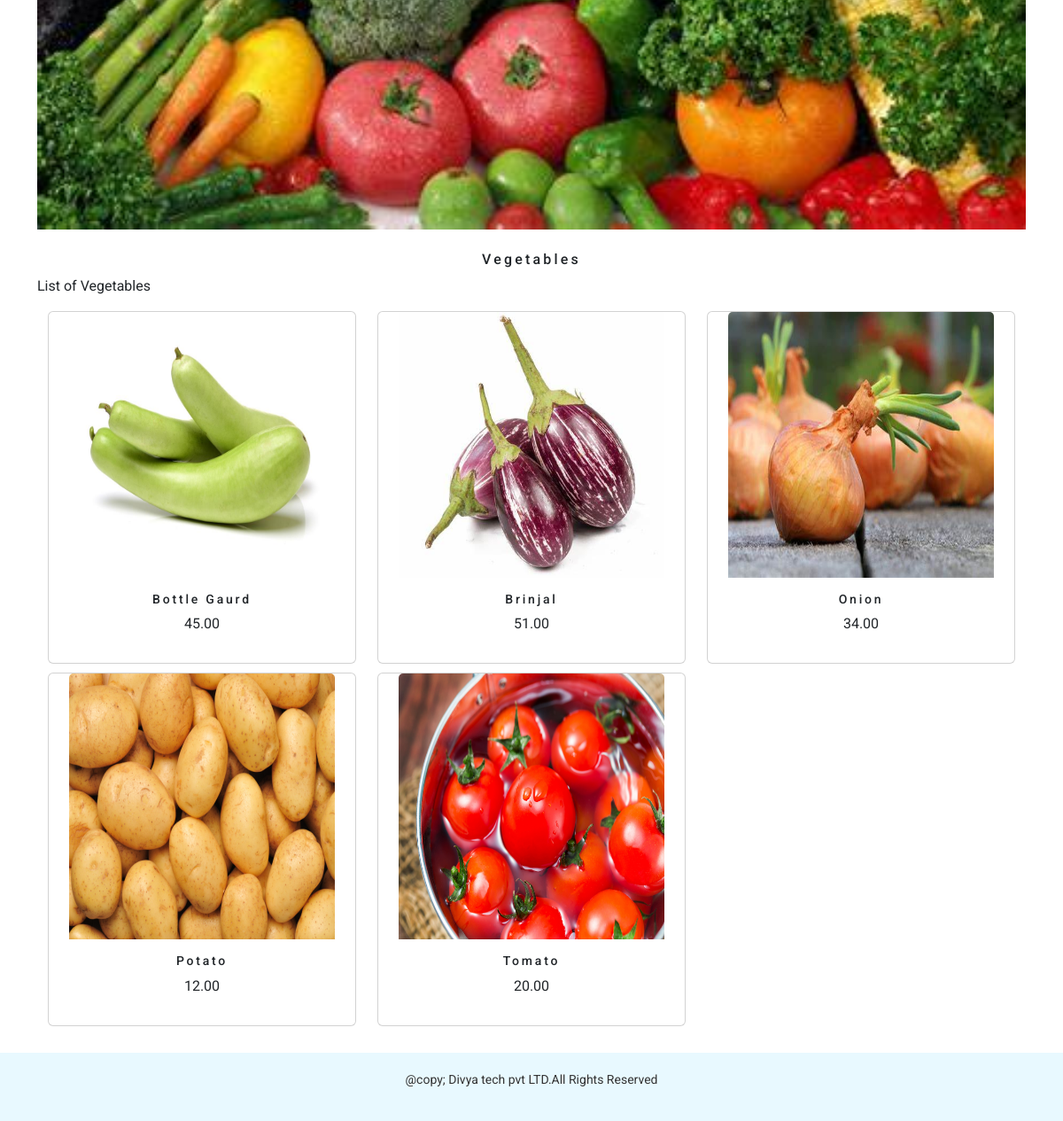
Page /shop/vegetables/ (lower part) on the earlier database version.
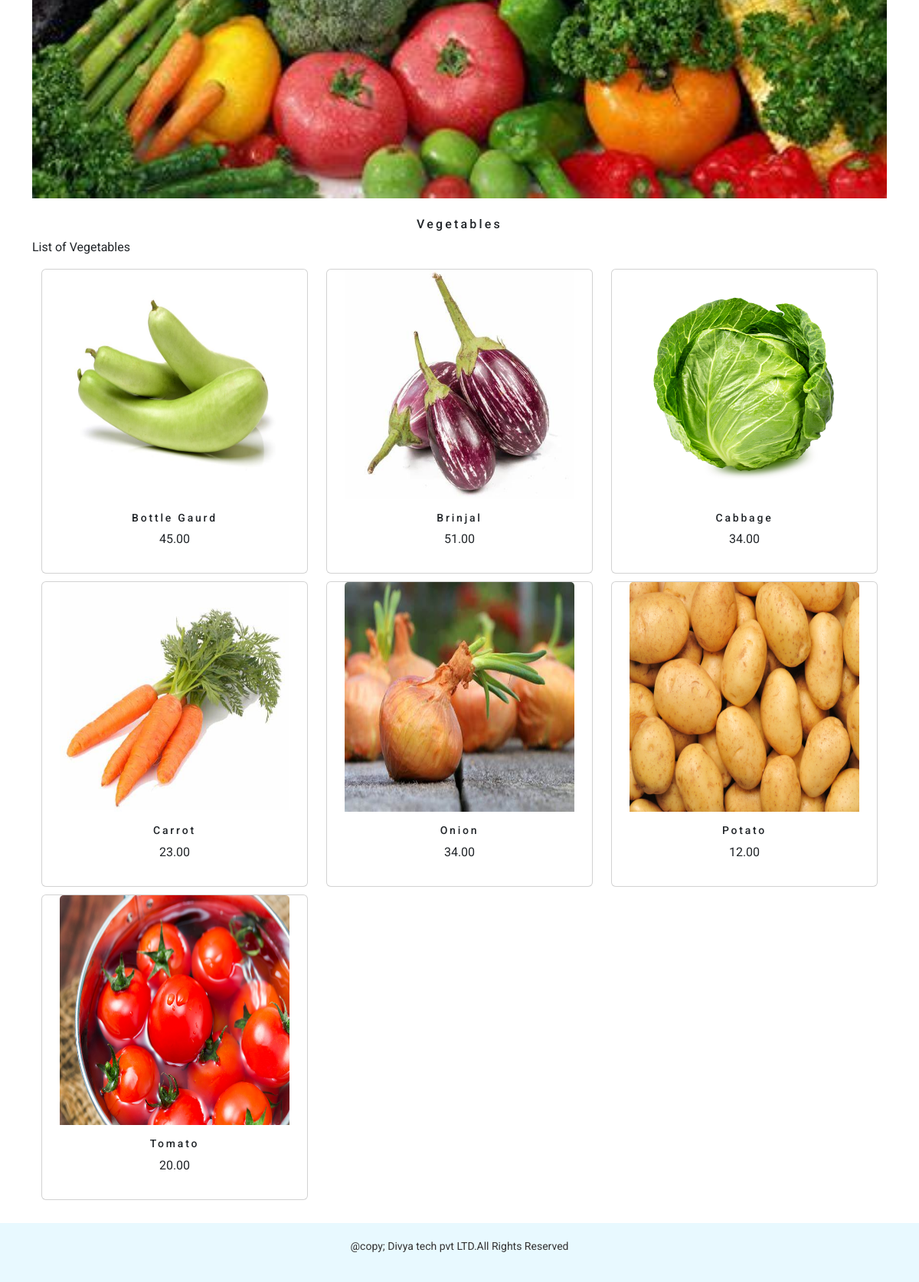
Same page on the later database version.
### eshop/models.py (models this page shows, shortened)
class Product(models.Model):
    name = models.CharField(max_length=250, unique=True)
    slug = models.SlugField(max_length=250, unique=True)
    description = models.TextField(blank=True)
    price = models.DecimalField(max_digits=10, decimal_places=2)
    category = models.ForeignKey(Category, on_delete=models.CASCADE)
    image = models.ImageField(upload_to="product", blank=True)
    stock = models.IntegerField()
    available = models.BooleanField(default=True)
    created = models.DateTimeField(auto_now_add=True)
    updated = models.DateTimeField(auto_now=True)
    def get_url(self):
        return  reverse('eshop:prodCatdetail',args=[self.category.slug,self.slug])
    class Meta:
        ordering = ('name',)
        verbose_name = 'product'
        verbose_name_plural = 'products'

### eshop/views.py (the view, shortened to what this page needs)
# urls.py: path('', views.allProdCat, name='allProdCat'),
def allProdCat(request, c_slug=None):
    global products
    c_page = None
    products_list = None
    if c_slug != None:
        c_page = get_object_or_404(Category, slug=c_slug)
        products_list = Product.objects.all().filter(category=c_page, available=True)
        products = products_list
    return render(request, 'category.html', {'category': c_page, 'products': products, })

### cart/context_processors.py (called while the page is built)
def counter(request):
    item_count=0
    if 'admin' in request.path:
        return {}
    else:
        try:
            cart=Cart.objects.filter(cart_id=_cart_id(request))
            cart_items=CartItem.objects.all().filter(cart=cart[:1])
            for cart_item in cart_items:
                item_count += cart_item.quantity
        except Cart.DoesNotExist:
            item_count=0
    return dict(item_count=item_count)

### cart/views.py (called while the page is built)
def _cart_id(request):
    cart=request.session.session_key
    if not cart:
        cart=request.session.create()
    return cart

### eshop/context_processors.py (called while the page is built)
def menu_links(request):
    links = Category.objects.all()
    return dict(links=links)

### eshop/models.py (called while the page is built)
    def get_url(self):
        return reverse('eshop:products_by_category', args={self.slug})

### templates/category.html (shortened to what this page needs)
{% extends 'base.html' %}
{% load static %}
{% block content %}
    {% if category %}
    <div class="mx_auto">
        <img class="category_img" src="{{category.image.url}}" alt="{{category.name}}">
    </div>
    <br/>
    <div>
        <h1 class="text-center category_title">{{category.name}}</h1>
        <p class="text-justify">{{category.description}}</p>
    </div>
    {% endif %}
    {% if products %}
    <div class="container">
        <div class="row mx_auto">
            {% for product in products %}
            <div class="productSingle col-9 col-sm-12 col-md-4 xol-lg-4">
                <div class="card text-center" style="min-width:18rem;">
                    <a href="{{product.get_url}}">
                        <img class="card-img-top product_img" src="{{product.image.url}}" alt="{{product.name}}" style="width:300px;height:300px;">
                    </a>
                    <div class="card-body">
                        <h4>{{product.name}}</h4>
                        <p>{{product.price}}</p>
                    </div>
                </div>
            </div>
            {% endfor %}
        </div>
    </div>
    {% endif %}
{% endblock %}

Differences in the rows shown:
added Product: image (picture), name "Cabbage", price "34.00"
added Product: image (picture), name "Carrot", price "23.00"
